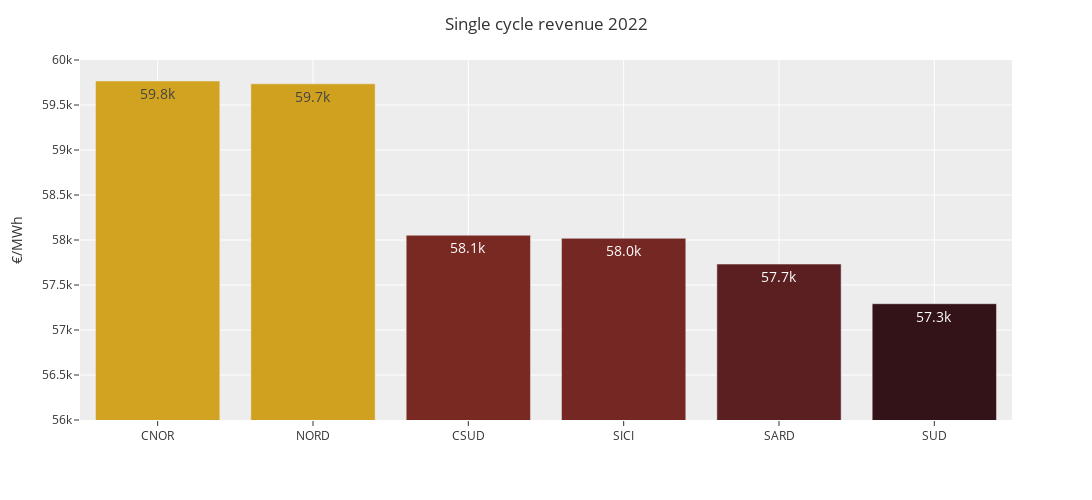

Source (notebook cell):
### Code cell
fig = px.bar(
    single_cycle_df,
    color=single_cycle_df.revenue.values,
    color_continuous_scale='solar',
    color_continuous_midpoint=59e3,
    text_auto='.3s'
)

fig.update_layout(
    title='Single cycle revenue 2022',
    xaxis={'categoryorder':'total descending'},
    xaxis_title='',
    yaxis_title='€/MWh',
    yaxis_range=[56e3, 60e3],
    template='ggplot2',
    width=1200,
    height=500,
)
fig.update_coloraxes(showscale=False)
fig.update_traces(textfont_size=14, textposition='inside')

fig.write_image('../figures/single-cycle-rev.jpeg', scale=5, engine='orca')
fig

### Figure 1 — Plotly figure (JSON) as saved in the notebook; plotly's stock layout.template omitted (floating-point values rounded to 4 significant figures)
{"data": [{"alignmentgroup": "True", "hovertemplate": "index=%{x}<br>value=%{y}<br>color=%{marker.color}<extra></extra>", "legendgroup": "", "marker": {"color": [59740.0, 59770.0, 58050.0, 57290.0, 58020.0, 57730.0], "coloraxis": "coloraxis", "pattern": {"shape": ""}}, "name": "", "offsetgroup": "", "orientation": "v", "showlegend": false, "textfont": {"size": 14}, "textposition": "inside", "texttemplate": "%{y:.3s}", "type": "bar", "x": ["NORD", "CNOR", "CSUD", "SUD", "SICI", "SARD"], "xaxis": "x", "y": [59740.0, 59770.0, 58050.0, 57290.0, 58020.0, 57730.0], "yaxis": "y"}], "layout": {"barmode": "relative", "coloraxis": {"cmid": 59000, "colorbar": {"title": {"text": "color"}}, "colorscale": [[0, "rgb(51, 19, 23)"], [0.09091, "rgb(79, 28, 33)"], [0.1818, "rgb(108, 36, 36)"], [0.2727, "rgb(135, 47, 32)"], [0.3636, "rgb(157, 66, 25)"], [0.4545, "rgb(174, 88, 20)"], [0.5455, "rgb(188, 111, 19)"], [0.6364, "rgb(199, 137, 22)"], [0.7273, "rgb(209, 164, 32)"], [0.8182, "rgb(217, 192, 44)"], [0.9091, "rgb(222, 222, 59)"], [1, "rgb(224, 253, 74)"]], "showscale": false}, "height": 500, "legend": {"tracegroupgap": 0}, "margin": {"t": 60}, "title": {"text": "Single cycle revenue 2022"}, "width": 1200, "xaxis": {"anchor": "y", "categoryorder": "total descending", "domain": [0, 1], "title": {"text": ""}}, "yaxis": {"anchor": "x", "domain": [0, 1], "range": [56000, 60000], "title": {"text": "€/MWh"}}}}
